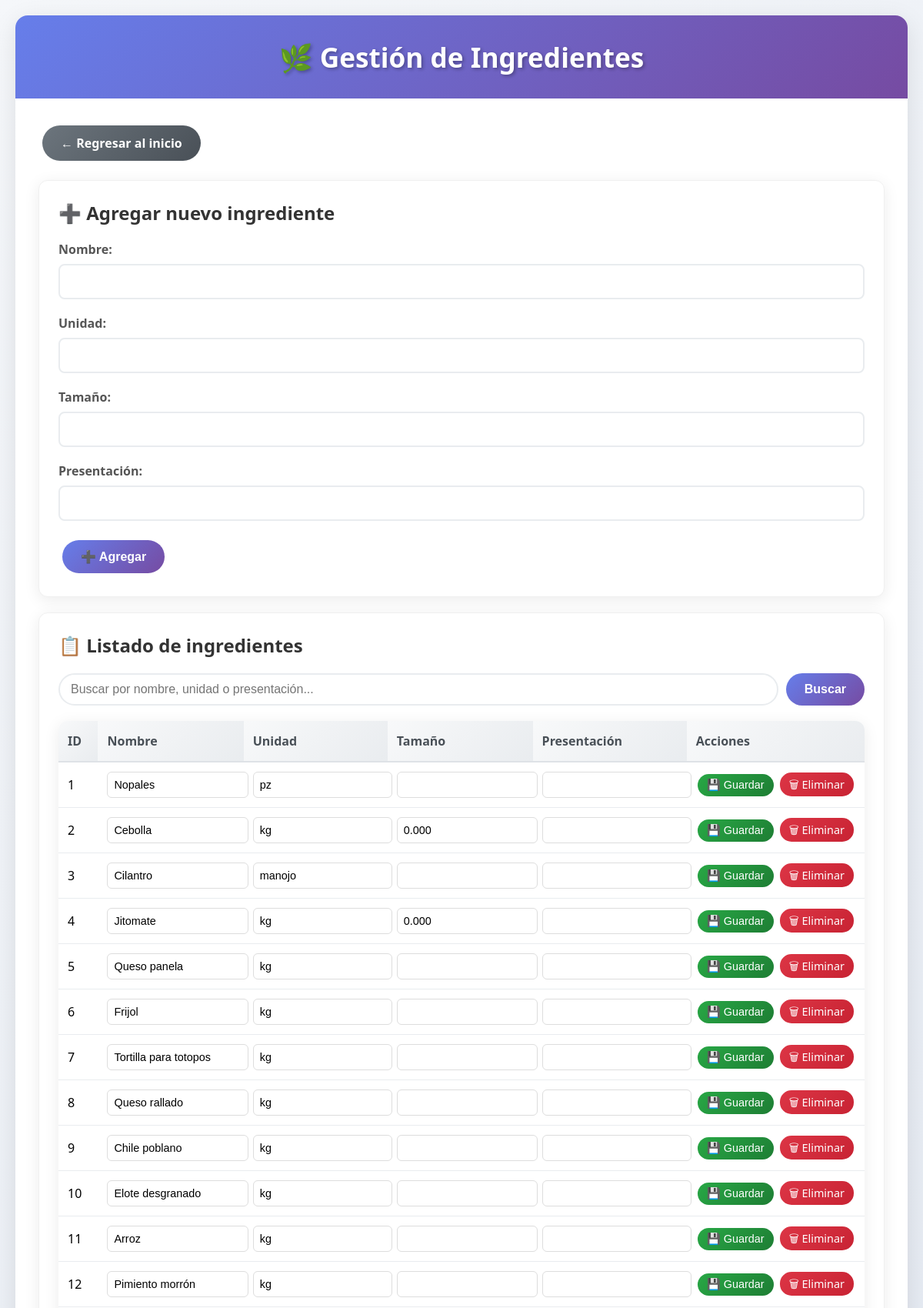
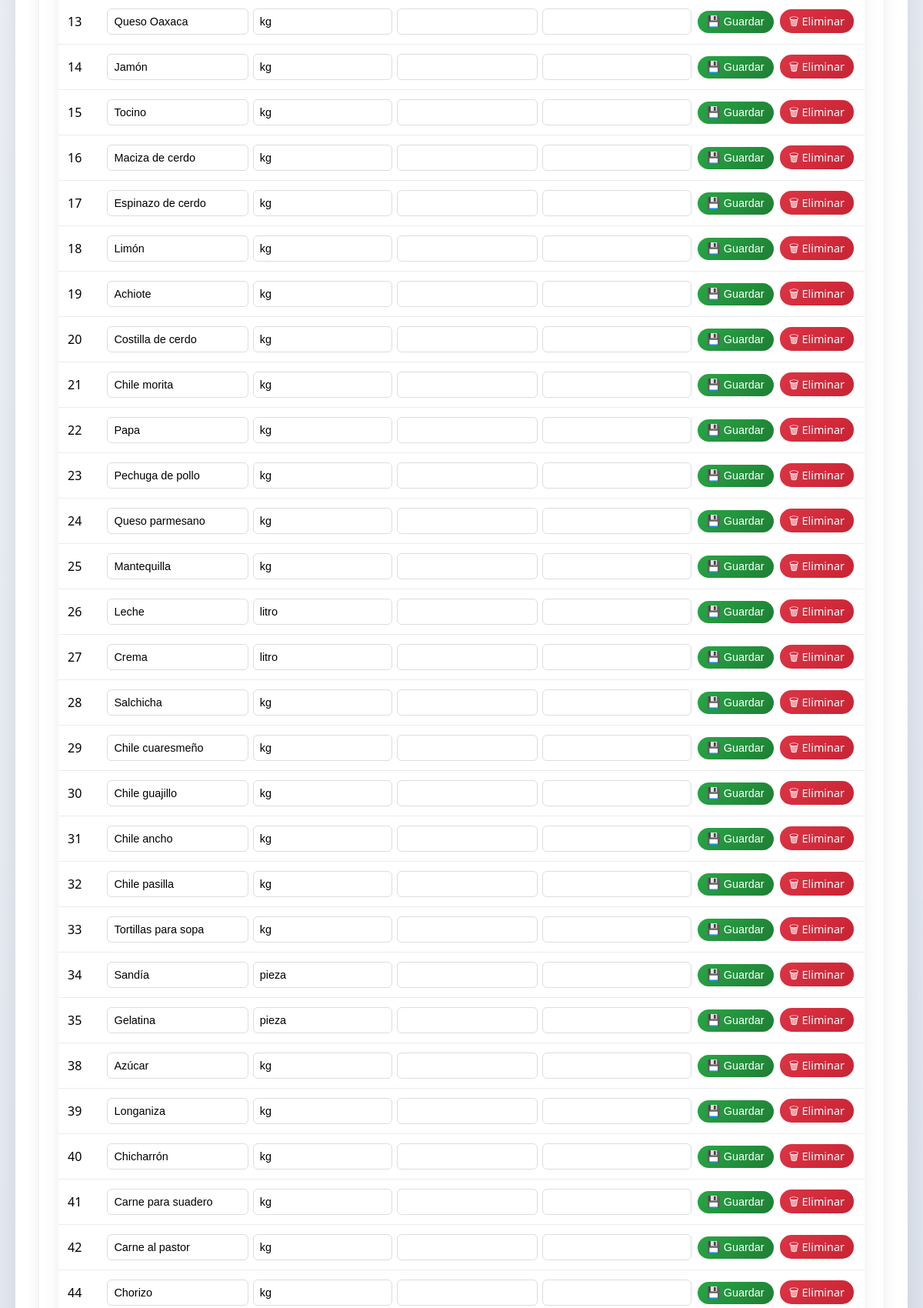
Page /ingredientes.php (upper part) on the committed database (2 pictures, top to bottom).
### tables this page shows
CREATE TABLE `ingrediente` (
  `id_ingrediente` int(11) NOT NULL,
  `nombre` varchar(120) NOT NULL,
  `unidad` varchar(20) NOT NULL,
  `tamanio_presentacion` decimal(10,3) DEFAULT NULL,
  `presentacion_descripcion` varchar(80) DEFAULT NULL
);

### ingredientes.php (the view, shortened to what this page needs)
<?php
$host = "localhost";
$user = "root";
$pass = "";
$db = "cocina_fantasy";
$conn = new mysqli($host, $user, $pass, $db);
function h($s){ return htmlspecialchars((string)$s, ENT_QUOTES, 'UTF-8'); }
$search = isset($_GET['buscar']) ? trim($_GET['buscar']) : '';
$sqlIng = "SELECT * FROM ingrediente";
$sqlIng .= " ORDER BY id_ingrediente ASC";
$ingredientes = $conn->query($sqlIng);
?>
<!DOCTYPE html>
<html lang="es">
<head>
</head>
<body>
<div class="container">
  <div class="page-header">
    <h1>🌿 Gestión de Ingredientes</h1>
  </div>
  <div class="page-content">
    <a class="btn secondary" href="index.php">← Regresar al inicio</a>
    <div class="card">
      <h2>➕ Agregar nuevo ingrediente</h2>
      <form method="post">
        <div class="form-group">
          <label>Nombre:</label>
          <input type="text" name="nombre" required>
        </div>
        <div class="form-group">
          <label>Unidad:</label>
          <input type="text" name="unidad" required>
        </div>
        <div class="form-group">
          <label>Tamaño:</label>
          <input type="text" name="tamano">
        </div>
        <div class="form-group">
          <label>Presentación:</label>
          <input type="text" name="presentacion">
        </div>
        <button type="submit" name="add_ingrediente" class="btn primary">➕ Agregar</button>
      </form>
    </div>
    <div class="card">
      <h2>📋 Listado de ingredientes</h2>
      <form method="get" class="search-bar">
        <input
          type="text"
          name="buscar"
          placeholder="Buscar por nombre, unidad o presentación..."
          value="<?= h($search) ?>"
        >
        <button type="submit" class="btn primary">Buscar</button>
      </form>
      <table>
        <thead>
          <tr><th>ID</th><th>Nombre</th><th>Unidad</th><th>Tamaño</th><th>Presentación</th><th>Acciones</th></tr>
        </thead>
        <tbody>
          <?php while($ing=$ingredientes->fetch_assoc()): ?>
          <tr>
            <form method="post">
              <td><?= (int)$ing['id_ingrediente'] ?><input type="hidden" name="id" value="<?= (int)$ing['id_ingrediente'] ?>"></td>
              <td><input type="text" name="nombre" value="<?= h($ing['nombre']) ?>"></td>
              <td><input type="text" name="unidad" value="<?= h($ing['unidad']) ?>"></td>
              <td><input type="text" name="tamano" value="<?= h($ing['tamanio_presentacion']) ?>"></td>
              <td><input type="text" name="presentacion" value="<?= h($ing['presentacion_descripcion']) ?>"></td>
              <td class="actions">
                <button type="submit" name="update_ingrediente">💾 Guardar</button>
                <a href="?delete=<?= (int)$ing['id_ingrediente'] ?>" onclick="return confirm('¿Eliminar ingrediente?')">🗑 Eliminar</a>
              </td>
            </form>
          </tr>
          <?php endwhile; ?>
        </tbody>
      </table>
    </div>
  </div>
</div>
</body>
</html>

### ingredientes.php (style rules this page uses)
body { font-family: 'Segoe UI', Tahoma, Geneva, Verdana, sans-serif; margin: 0; padding: 20px; background: linear-gradient(135deg, #f5f7fa 0%, #c3cfe2 100%); min-height: 100vh; }
.container { max-width: 1200px; margin: 0 auto; background: white; border-radius: 16px; box-shadow: 0 8px 32px rgba(0,0,0,0.1); overflow: hidden; }
.page-header { background: linear-gradient(135deg, #667eea 0%, #764ba2 100%); color: white; padding: 30px; text-align: center; }
.page-header h1 { margin: 0; font-size: 2.2rem; font-weight: 700; text-shadow: 2px 2px 4px rgba(0,0,0,0.3); }
.page-content { padding: 30px; }
.btn { display: inline-block; padding: 12px 24px; border-radius: 25px; text-decoration: none; font-weight: 600; transition: all 0.3s ease; border: 2px solid transparent; font-size: 1rem; cursor: pointer; text-align: center; margin: 5px; }
.btn.primary { background: linear-gradient(135deg, #667eea, #764ba2); color: white; border: none; }
.btn.secondary { background: linear-gradient(135deg, #6c757d, #495057); color: white; border: none; }
.card { background: white; border-radius: 12px; padding: 25px; margin: 20px 0; box-shadow: 0 4px 20px rgba(0,0,0,0.08); border: 1px solid #f0f0f0; }
.card h2 { color: #333; margin-top: 0; margin-bottom: 20px; font-weight: 600; }
.form-group { margin-bottom: 20px; }
.form-group label { display: block; margin-bottom: 8px; font-weight: 600; color: #555; }
.form-group input { width: 100%; padding: 12px; border: 2px solid #e9ecef; border-radius: 8px; font-size: 1rem; transition: all 0.3s ease; background: #fff; box-sizing: border-box; }
.search-bar { display: flex; flex-wrap: wrap; gap: 10px; align-items: center; margin-bottom: 15px; }
.search-bar input[type="text"] { flex: 1; min-width: 220px; padding: 10px 14px; border-radius: 25px; border: 2px solid #e9ecef; font-size: 1rem; transition: all 0.3s ease; }
.search-bar .btn { margin: 0; }
table { width: 100%; border-collapse: collapse; margin-top: 20px; background: white; border-radius: 12px; overflow: hidden; box-shadow: 0 4px 20px rgba(0,0,0,0.08); }
table th { background: linear-gradient(135deg, #f8f9fa, #e9ecef); padding: 15px 12px; text-align: left; font-weight: 600; color: #495057; border-bottom: 2px solid #dee2e6; }
table td { padding: 12px; border-bottom: 1px solid #e9ecef; vertical-align: middle; }
table input[type="text"] { width: 100%; padding: 8px; border: 1px solid #ddd; border-radius: 6px; font-size: 0.9rem; }
.actions { white-space: nowrap; }
.actions button, .actions a { margin: 2px; padding: 6px 12px; border-radius: 15px; font-size: 0.9rem; text-decoration: none; transition: all 0.3s ease; }
.actions button { background: linear-gradient(135deg, #28a745, #1e7e34); color: white; border: none; cursor: pointer; }
.actions a { background: linear-gradient(135deg, #dc3545, #c82333); color: white; }

### rows in the picture
ingrediente: id_ingrediente "1", nombre "Nopales", unidad "pz"
ingrediente: id_ingrediente "2", nombre "Cebolla", unidad "kg", tamano "0.000"
ingrediente: id_ingrediente "3", nombre "Cilantro", unidad "manojo"
ingrediente: id_ingrediente "4", nombre "Jitomate", unidad "kg", tamano "0.000"
ingrediente: id_ingrediente "5", nombre "Queso panela", unidad "kg"
ingrediente: id_ingrediente "6", nombre "Frijol", unidad "kg"
ingrediente: id_ingrediente "7", nombre "Tortilla para totopos", unidad "kg"
ingrediente: id_ingrediente "8", nombre "Queso rallado", unidad "kg"
ingrediente: id_ingrediente "9", nombre "Chile poblano", unidad "kg"
ingrediente: id_ingrediente "10", nombre "Elote desgranado", unidad "kg"
ingrediente: id_ingrediente "11", nombre "Arroz", unidad "kg"
ingrediente: id_ingrediente "12", nombre "Pimiento morrón", unidad "kg"
ingrediente: id_ingrediente "13", nombre "Queso Oaxaca", unidad "kg"
ingrediente: id_ingrediente "14", nombre "Jamón", unidad "kg"
ingrediente: id_ingrediente "15", nombre "Tocino", unidad "kg"
ingrediente: id_ingrediente "16", nombre "Maciza de cerdo", unidad "kg"
ingrediente: id_ingrediente "17", nombre "Espinazo de cerdo", unidad "kg"
ingrediente: id_ingrediente "18", nombre "Limón", unidad "kg"
ingrediente: id_ingrediente "19", nombre "Achiote", unidad "kg"
ingrediente: id_ingrediente "20", nombre "Costilla de cerdo", unidad "kg"
ingrediente: id_ingrediente "21", nombre "Chile morita", unidad "kg"
ingrediente: id_ingrediente "22", nombre "Papa", unidad "kg"
ingrediente: id_ingrediente "23", nombre "Pechuga de pollo", unidad "kg"
ingrediente: id_ingrediente "24", nombre "Queso parmesano", unidad "kg"
ingrediente: id_ingrediente "25", nombre "Mantequilla", unidad "kg"
ingrediente: id_ingrediente "26", nombre "Leche", unidad "litro"
ingrediente: id_ingrediente "27", nombre "Crema", unidad "litro"
ingrediente: id_ingrediente "28", nombre "Salchicha", unidad "kg"
ingrediente: id_ingrediente "29", nombre "Chile cuaresmeño", unidad "kg"
ingrediente: id_ingrediente "30", nombre "Chile guajillo", unidad "kg"
ingrediente: id_ingrediente "31", nombre "Chile ancho", unidad "kg"
ingrediente: id_ingrediente "32", nombre "Chile pasilla", unidad "kg"
ingrediente: id_ingrediente "33", nombre "Tortillas para sopa", unidad "kg"
ingrediente: id_ingrediente "34", nombre "Sandía", unidad "pieza"
ingrediente: id_ingrediente "35", nombre "Gelatina", unidad "pieza"
ingrediente: id_ingrediente "38", nombre "Azúcar", unidad "kg"
ingrediente: id_ingrediente "39", nombre "Longaniza", unidad "kg"
ingrediente: id_ingrediente "40", nombre "Chicharrón", unidad "kg"
ingrediente: id_ingrediente "41", nombre "Carne para suadero", unidad "kg"
ingrediente: id_ingrediente "42", nombre "Carne al pastor", unidad "kg"
ingrediente: id_ingrediente "44", nombre "Chorizo", unidad "kg"
